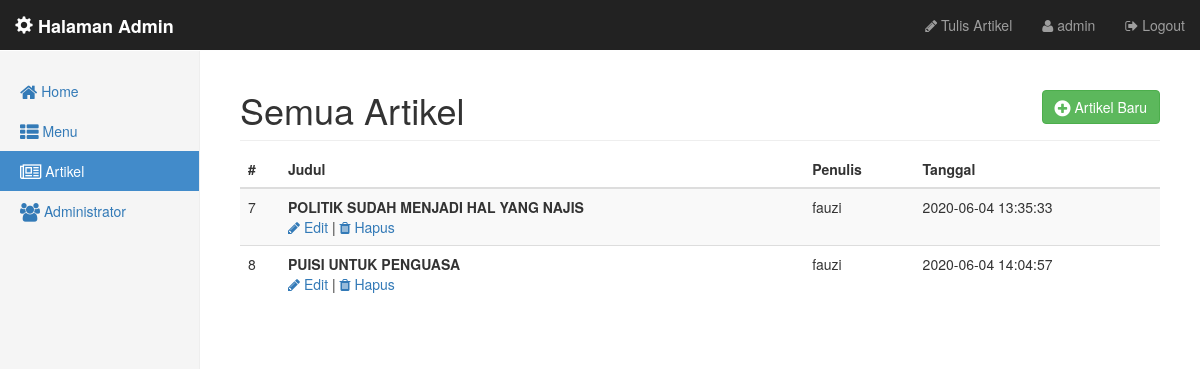
The app's page /admin/artikel/index.php (signed in) with its own data.
### tables this page shows
CREATE TABLE `artikel` (
  `id` int(11) NOT NULL,
  `judul` varchar(255) NOT NULL,
  `isi` text NOT NULL,
  `tanggal` timestamp NOT NULL DEFAULT CURRENT_TIMESTAMP,
  `penulis` varchar(128) NOT NULL
);

### admin/artikel/data_artikel.php (the view)
<div class="col-sm-9 col-sm-offset-3 col-md-10 col-md-offset-2 main">
  <h1 class="sub-header">Semua Artikel <a href="tambah_artikel.php" class="btn btn-success pull-right"><i class="fa fa-plus-circle fa-lg"></i> Artikel Baru</a></h1>
  <div class="table-responsive">
    <table class="table table-striped">
      <thead>
        <tr>
          <th>#</th>
          <th>Judul</th>
          <th>Penulis</th>
          <th>Tanggal</th>
        </tr>
      </thead>
      <tbody>
          <?php
            $query = mysqli_query($koneksi, "SELECT id, judul, penulis, tanggal FROM artikel");
            while ($artikel = mysqli_fetch_array($query)){
                echo "<tr>";
                echo "<td>".$artikel['id']."</td>";
                echo "<td><b>".$artikel['judul']."</b><br/>";
                echo "<a href='edit_artikel.php?id=".$artikel['id']."'><i class='fa fa-pencil'></i> Edit</a> | ";
                echo "<a href='hapus_artikel.php?id=".$artikel['id']."'><i class='fa fa-trash'></i> Hapus</a>";
                echo "</td>";
                echo "<td>".$artikel['penulis']."</td>";
                echo "<td>".$artikel['tanggal']."</td>";
                echo "</tr>";
            }
          ?>
      </tbody>
    </table>
  </div>
</div>

### records on screen
artikel: id "7", judul "POLITIK SUDAH MENJADI HAL YANG NAJIS", penulis "fauzi", tanggal "2020-06-04 13:35:33"
artikel: id "8", judul "PUISI UNTUK PENGUASA", penulis "fauzi", tanggal "2020-06-04 14:04:57"

### other values on screen
$_SESSION['username'] "admin"
